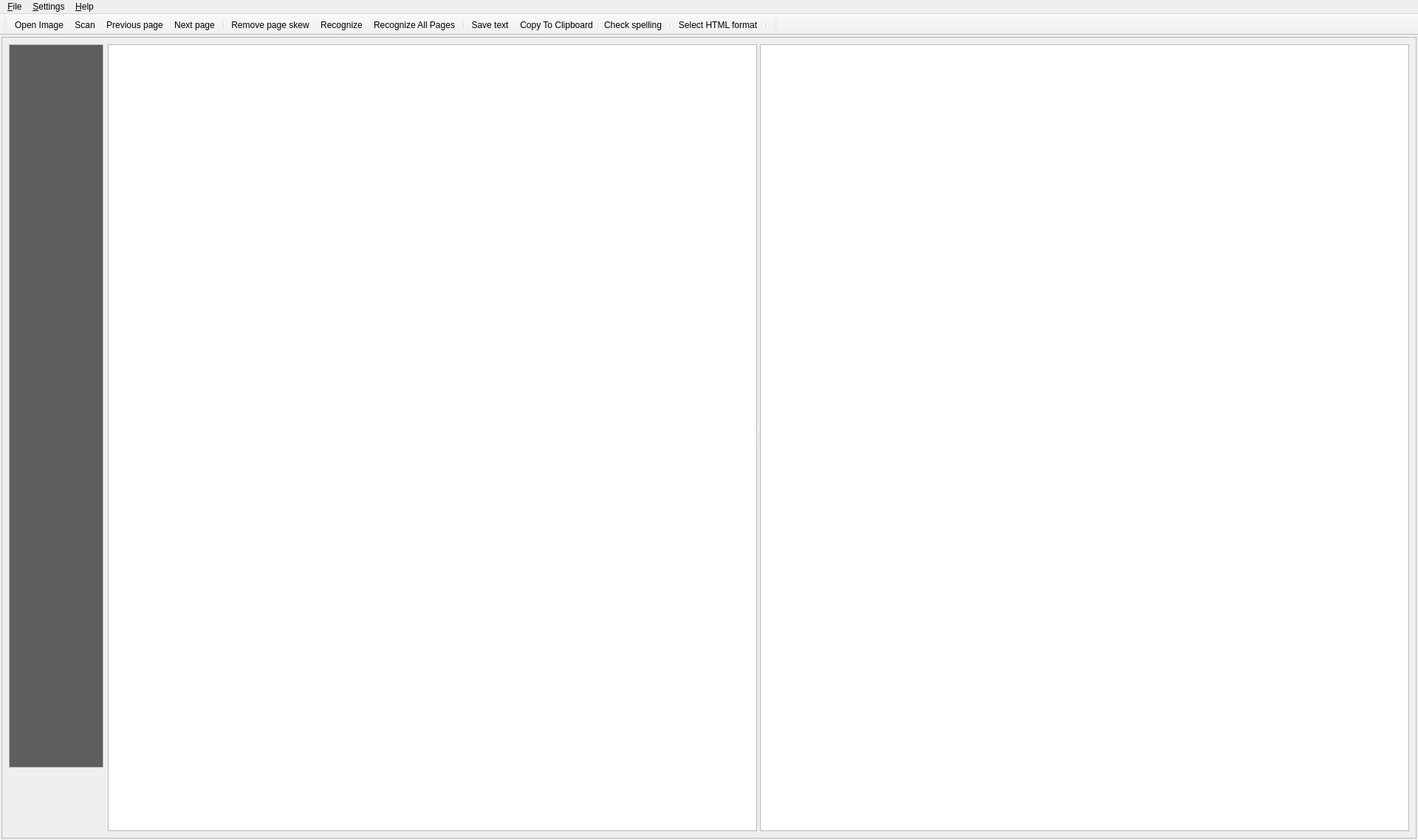
<?xml version="1.0" encoding="UTF-8"?>
<ui version="4.0">
 <class>MainWindow</class>
 <widget class="QMainWindow" name="MainWindow">
  <property name="geometry">
   <rect>
    <x>0</x>
    <y>0</y>
    <width>1920</width>
    <height>1138</height>
   </rect>
  </property>
  <property name="contextMenuPolicy">
   <enum>Qt::CustomContextMenu</enum>
  </property>
  <property name="windowTitle">
   <string>MainWindow</string>
  </property>
  <property name="windowIcon">
   <iconset resource="yagf.qrc">
    <normaloff>:/yagf.png</normaloff>:/yagf.png</iconset>
  </property>
  <property name="locale">
   <locale language="English" country="UnitedStates"/>
  </property>
  <widget class="QWidget" name="centralwidget">
   <layout class="QVBoxLayout" name="verticalLayout">
    <property name="spacing">
     <number>2</number>
    </property>
    <property name="margin">
     <number>2</number>
    </property>
    <item>
     <widget class="QFrame" name="frame">
      <property name="frameShape">
       <enum>QFrame::StyledPanel</enum>
      </property>
      <property name="frameShadow">
       <enum>QFrame::Raised</enum>
      </property>
      <layout class="QHBoxLayout" name="horizontalLayout_2">
       <item>
        <layout class="QHBoxLayout" name="horizontalLayout">
         <item>
          <layout class="QVBoxLayout" name="verticalLayout_2">
           <item>
            <widget class="SideBar" name="sideBar">
             <property name="minimumSize">
              <size>
               <width>128</width>
               <height>0</height>
              </size>
             </property>
             <property name="maximumSize">
              <size>
               <width>128</width>
               <height>16777215</height>
              </size>
             </property>
             <property name="palette">
              <palette>
               <active>
                <colorrole role="Base">
                 <brush brushstyle="SolidPattern">
                  <color alpha="255">
                   <red>94</red>
                   <green>94</green>
                   <blue>94</blue>
                  </color>
                 </brush>
                </colorrole>
               </active>
               <inactive>
                <colorrole role="Base">
                 <brush brushstyle="SolidPattern">
                  <color alpha="255">
                   <red>94</red>
                   <green>94</green>
                   <blue>94</blue>
                  </color>
                 </brush>
                </colorrole>
               </inactive>
               <disabled>
                <colorrole role="Base">
                 <brush brushstyle="SolidPattern">
                  <color alpha="255">
                   <red>255</red>
                   <green>255</green>
                   <blue>255</blue>
                  </color>
                 </brush>
                </colorrole>
               </disabled>
              </palette>
             </property>
             <property name="midLineWidth">
              <number>1</number>
             </property>
             <property name="horizontalScrollBarPolicy">
              <enum>Qt::ScrollBarAlwaysOff</enum>
             </property>
             <property name="alternatingRowColors">
              <bool>true</bool>
             </property>
             <property name="iconSize">
              <size>
               <width>100</width>
               <height>128</height>
              </size>
             </property>
             <property name="textElideMode">
              <enum>Qt::ElideNone</enum>
             </property>
             <property name="flow">
              <enum>QListView::LeftToRight</enum>
             </property>
             <property name="spacing">
              <number>4</number>
             </property>
             <property name="viewMode">
              <enum>QListView::IconMode</enum>
             </property>
            </widget>
           </item>
           <item>
            <widget class="DropLabel" name="label">
             <property name="minimumSize">
              <size>
               <width>128</width>
               <height>80</height>
              </size>
             </property>
             <property name="maximumSize">
              <size>
               <width>128</width>
               <height>80</height>
              </size>
             </property>
             <property name="palette">
              <palette>
               <active>
                <colorrole role="WindowText">
                 <brush brushstyle="SolidPattern">
                  <color alpha="255">
                   <red>76</red>
                   <green>76</green>
                   <blue>76</blue>
                  </color>
                 </brush>
                </colorrole>
                <colorrole role="Button">
                 <brush brushstyle="SolidPattern">
                  <color alpha="255">
                   <red>94</red>
                   <green>94</green>
                   <blue>94</blue>
                  </color>
                 </brush>
                </colorrole>
                <colorrole role="Dark">
                 <brush brushstyle="SolidPattern">
                  <color alpha="255">
                   <red>94</red>
                   <green>94</green>
                   <blue>94</blue>
                  </color>
                 </brush>
                </colorrole>
                <colorrole role="Text">
                 <brush brushstyle="SolidPattern">
                  <color alpha="255">
                   <red>60</red>
                   <green>60</green>
                   <blue>60</blue>
                  </color>
                 </brush>
                </colorrole>
                <colorrole role="BrightText">
                 <brush brushstyle="SolidPattern">
                  <color alpha="255">
                   <red>94</red>
                   <green>94</green>
                   <blue>94</blue>
                  </color>
                 </brush>
                </colorrole>
                <colorrole role="ButtonText">
                 <brush brushstyle="SolidPattern">
                  <color alpha="255">
                   <red>76</red>
                   <green>76</green>
                   <blue>76</blue>
                  </color>
                 </brush>
                </colorrole>
                <colorrole role="Base">
                 <brush brushstyle="SolidPattern">
                  <color alpha="255">
                   <red>94</red>
                   <green>94</green>
                   <blue>94</blue>
                  </color>
                 </brush>
                </colorrole>
                <colorrole role="Window">
                 <brush brushstyle="SolidPattern">
                  <color alpha="255">
                   <red>94</red>
                   <green>94</green>
                   <blue>94</blue>
                  </color>
                 </brush>
                </colorrole>
                <colorrole role="AlternateBase">
                 <brush brushstyle="SolidPattern">
                  <color alpha="255">
                   <red>94</red>
                   <green>94</green>
                   <blue>94</blue>
                  </color>
                 </brush>
                </colorrole>
                <colorrole role="NoRole">
                 <brush brushstyle="SolidPattern">
                  <color alpha="255">
                   <red>94</red>
                   <green>94</green>
                   <blue>94</blue>
                  </color>
                 </brush>
                </colorrole>
               </active>
               <inactive>
                <colorrole role="WindowText">
                 <brush brushstyle="SolidPattern">
                  <color alpha="255">
                   <red>76</red>
                   <green>76</green>
                   <blue>76</blue>
                  </color>
                 </brush>
                </colorrole>
                <colorrole role="Button">
                 <brush brushstyle="SolidPattern">
                  <color alpha="255">
                   <red>94</red>
                   <green>94</green>
                   <blue>94</blue>
                  </color>
                 </brush>
                </colorrole>
                <colorrole role="Dark">
                 <brush brushstyle="SolidPattern">
                  <color alpha="255">
                   <red>94</red>
                   <green>94</green>
                   <blue>94</blue>
                  </color>
                 </brush>
                </colorrole>
                <colorrole role="Text">
                 <brush brushstyle="SolidPattern">
                  <color alpha="255">
                   <red>60</red>
                   <green>60</green>
                   <blue>60</blue>
                  </color>
                 </brush>
                </colorrole>
                <colorrole role="BrightText">
                 <brush brushstyle="SolidPattern">
                  <color alpha="255">
                   <red>94</red>
                   <green>94</green>
                   <blue>94</blue>
                  </color>
                 </brush>
                </colorrole>
                <colorrole role="ButtonText">
                 <brush brushstyle="SolidPattern">
                  <color alpha="255">
                   <red>76</red>
                   <green>76</green>
                   <blue>76</blue>
                  </color>
                 </brush>
                </colorrole>
                <colorrole role="Base">
                 <brush brushstyle="SolidPattern">
                  <color alpha="255">
                   <red>94</red>
                   <green>94</green>
                   <blue>94</blue>
                  </color>
                 </brush>
                </colorrole>
                <colorrole role="Window">
                 <brush brushstyle="SolidPattern">
                  <color alpha="255">
                   <red>94</red>
                   <green>94</green>
                   <blue>94</blue>
                  </color>
                 </brush>
                </colorrole>
                <colorrole role="AlternateBase">
                 <brush brushstyle="SolidPattern">
                  <color alpha="255">
                   <red>94</red>
                   <green>94</green>
                   <blue>94</blue>
                  </color>
                 </brush>
                </colorrole>
                <colorrole role="NoRole">
                 <brush brushstyle="SolidPattern">
                  <color alpha="255">
                   <red>94</red>
                   <green>94</green>
                   <blue>94</blue>
                  </color>
                 </brush>
                </colorrole>
               </inactive>
               <disabled>
                <colorrole role="WindowText">
                 <brush brushstyle="SolidPattern">
                  <color alpha="255">
                   <red>94</red>
                   <green>94</green>
                   <blue>94</blue>
                  </color>
                 </brush>
                </colorrole>
                <colorrole role="Button">
                 <brush brushstyle="SolidPattern">
                  <color alpha="255">
                   <red>94</red>
                   <green>94</green>
                   <blue>94</blue>
                  </color>
                 </brush>
                </colorrole>
                <colorrole role="Dark">
                 <brush brushstyle="SolidPattern">
                  <color alpha="255">
                   <red>94</red>
                   <green>94</green>
                   <blue>94</blue>
                  </color>
                 </brush>
                </colorrole>
                <colorrole role="Text">
                 <brush brushstyle="SolidPattern">
                  <color alpha="255">
                   <red>94</red>
                   <green>94</green>
                   <blue>94</blue>
                  </color>
                 </brush>
                </colorrole>
                <colorrole role="BrightText">
                 <brush brushstyle="SolidPattern">
                  <color alpha="255">
                   <red>94</red>
                   <green>94</green>
                   <blue>94</blue>
                  </color>
                 </brush>
                </colorrole>
                <colorrole role="ButtonText">
                 <brush brushstyle="SolidPattern">
                  <color alpha="255">
                   <red>94</red>
                   <green>94</green>
                   <blue>94</blue>
                  </color>
                 </brush>
                </colorrole>
                <colorrole role="Base">
                 <brush brushstyle="SolidPattern">
                  <color alpha="255">
                   <red>94</red>
                   <green>94</green>
                   <blue>94</blue>
                  </color>
                 </brush>
                </colorrole>
                <colorrole role="Window">
                 <brush brushstyle="SolidPattern">
                  <color alpha="255">
                   <red>94</red>
                   <green>94</green>
                   <blue>94</blue>
                  </color>
                 </brush>
                </colorrole>
                <colorrole role="AlternateBase">
                 <brush brushstyle="SolidPattern">
                  <color alpha="255">
                   <red>94</red>
                   <green>94</green>
                   <blue>94</blue>
                  </color>
                 </brush>
                </colorrole>
                <colorrole role="NoRole">
                 <brush brushstyle="SolidPattern">
                  <color alpha="255">
                   <red>94</red>
                   <green>94</green>
                   <blue>94</blue>
                  </color>
                 </brush>
                </colorrole>
               </disabled>
              </palette>
             </property>
             <property name="text">
              <string/>
             </property>
             <property name="pixmap">
              <pixmap resource="yagf.qrc">:/images/trashcan_full.png</pixmap>
             </property>
             <property name="alignment">
              <set>Qt::AlignCenter</set>
             </property>
            </widget>
           </item>
          </layout>
         </item>
         <item>
          <widget class="QSplitter" name="splitter">
           <property name="sizePolicy">
            <sizepolicy hsizetype="Expanding" vsizetype="Preferred">
             <horstretch>1</horstretch>
             <verstretch>0</verstretch>
            </sizepolicy>
           </property>
           <property name="orientation">
            <enum>Qt::Horizontal</enum>
           </property>
           <widget class="QXtGraphicsView" name="graphicsView">
            <property name="contextMenuPolicy">
             <enum>Qt::NoContextMenu</enum>
            </property>
           </widget>
           <widget class="QTextEdit" name="textEdit">
            <property name="font">
             <font>
              <family>Times New Roman</family>
             </font>
            </property>
           </widget>
          </widget>
         </item>
        </layout>
       </item>
      </layout>
     </widget>
    </item>
   </layout>
  </widget>
  <widget class="QMenuBar" name="menubar">
   <property name="geometry">
    <rect>
     <x>0</x>
     <y>0</y>
     <width>1920</width>
     <height>25</height>
    </rect>
   </property>
   <widget class="QMenu" name="menuFile">
    <property name="title">
     <string>&amp;File</string>
    </property>
    <addaction name="actionOpen"/>
    <addaction name="actionScan"/>
    <addaction name="actionImport_from_PDF"/>
    <addaction name="separator"/>
    <addaction name="actionRecognize"/>
    <addaction name="actionRecognize_All_Pages"/>
    <addaction name="action_Save"/>
    <addaction name="separator"/>
    <addaction name="actionSave_current_image"/>
    <addaction name="separator"/>
    <addaction name="actionQuit"/>
   </widget>
   <widget class="QMenu" name="menu_Help">
    <property name="title">
     <string>&amp;Help</string>
    </property>
    <addaction name="actionOnlineHelp"/>
    <addaction name="actionAbout"/>
   </widget>
   <widget class="QMenu" name="menu_Settings">
    <property name="title">
     <string>&amp;Settings</string>
    </property>
    <addaction name="actionOCR_Settings"/>
   </widget>
   <addaction name="menuFile"/>
   <addaction name="menu_Settings"/>
   <addaction name="menu_Help"/>
  </widget>
  <widget class="QToolBar" name="toolBar">
   <property name="sizePolicy">
    <sizepolicy hsizetype="Preferred" vsizetype="Preferred">
     <horstretch>0</horstretch>
     <verstretch>0</verstretch>
    </sizepolicy>
   </property>
   <property name="minimumSize">
    <size>
     <width>0</width>
     <height>0</height>
    </size>
   </property>
   <property name="windowTitle">
    <string>toolBar</string>
   </property>
   <property name="locale">
    <locale language="English" country="UnitedStates"/>
   </property>
   <property name="iconSize">
    <size>
     <width>48</width>
     <height>48</height>
    </size>
   </property>
   <attribute name="toolBarArea">
    <enum>TopToolBarArea</enum>
   </attribute>
   <attribute name="toolBarBreak">
    <bool>false</bool>
   </attribute>
   <addaction name="actionOpen"/>
   <addaction name="actionScan"/>
   <addaction name="actionPreviousPage"/>
   <addaction name="actionNextPage"/>
   <addaction name="separator"/>
   <addaction name="actionDeskew"/>
   <addaction name="actionRecognize"/>
   <addaction name="actionRecognize_All_Pages"/>
   <addaction name="separator"/>
   <addaction name="action_Save"/>
   <addaction name="actionCopyToClipboard"/>
   <addaction name="actionCheck_spelling"/>
   <addaction name="separator"/>
   <addaction name="actionSelect_HTML_format"/>
   <addaction name="separator"/>
  </widget>
  <widget class="QToolBar" name="toolBar_2">
   <property name="windowTitle">
    <string>toolBar_2</string>
   </property>
   <attribute name="toolBarArea">
    <enum>TopToolBarArea</enum>
   </attribute>
   <attribute name="toolBarBreak">
    <bool>false</bool>
   </attribute>
  </widget>
  <action name="actionScan">
   <property name="icon">
    <iconset resource="yagf.qrc">
     <normaloff>:/images/scanner48.png</normaloff>:/images/scanner48.png</iconset>
   </property>
   <property name="text">
    <string>S&amp;can...</string>
   </property>
   <property name="statusTip">
    <string>Scanning images using XSane...</string>
   </property>
   <property name="shortcut">
    <string>Ctrl+N</string>
   </property>
  </action>
  <action name="action_Save">
   <property name="icon">
    <iconset resource="yagf.qrc">
     <normaloff>:/images/document_save_as.png</normaloff>:/images/document_save_as.png</iconset>
   </property>
   <property name="text">
    <string>&amp;Save text...</string>
   </property>
   <property name="shortcut">
    <string>Ctrl+S</string>
   </property>
  </action>
  <action name="actionOpen">
   <property name="icon">
    <iconset resource="yagf.qrc">
     <normaloff>:/images/document_open.png</normaloff>:/images/document_open.png</iconset>
   </property>
   <property name="text">
    <string>&amp;Open Image...</string>
   </property>
   <property name="toolTip">
    <string>Open Image</string>
   </property>
   <property name="shortcut">
    <string>Ctrl+O</string>
   </property>
  </action>
  <action name="actionRecognize">
   <property name="icon">
    <iconset resource="yagf.qrc">
     <normaloff>:/images/filefind.png</normaloff>:/images/filefind.png</iconset>
   </property>
   <property name="text">
    <string>&amp;Recognize</string>
   </property>
   <property name="statusTip">
    <string>Recognizing text...</string>
   </property>
   <property name="shortcut">
    <string>Ctrl+R</string>
   </property>
  </action>
  <action name="actionChoose_Language">
   <property name="text">
    <string>Choose &amp;Language</string>
   </property>
  </action>
  <action name="actionQuit">
   <property name="text">
    <string>Quit</string>
   </property>
   <property name="shortcut">
    <string>Ctrl+Q</string>
   </property>
  </action>
  <action name="actionPreviousPage">
   <property name="icon">
    <iconset resource="yagf.qrc">
     <normaloff>:/images/back.png</normaloff>:/images/back.png</iconset>
   </property>
   <property name="text">
    <string>Previous page</string>
   </property>
   <property name="toolTip">
    <string>Move to previous image</string>
   </property>
  </action>
  <action name="actionNextPage">
   <property name="icon">
    <iconset resource="yagf.qrc">
     <normaloff>:/images/forward.png</normaloff>:/images/forward.png</iconset>
   </property>
   <property name="text">
    <string>Next page</string>
   </property>
   <property name="toolTip">
    <string>Move to next image</string>
   </property>
  </action>
  <action name="actionOnine_help">
   <property name="text">
    <string>Online Help</string>
   </property>
  </action>
  <action name="actionAbout">
   <property name="text">
    <string>About...</string>
   </property>
  </action>
  <action name="actionOnlineHelp">
   <property name="text">
    <string>Online Help</string>
   </property>
  </action>
  <action name="actionCopyToClipboard">
   <property name="icon">
    <iconset resource="yagf.qrc">
     <normaloff>:/images/editcopy.png</normaloff>:/images/editcopy.png</iconset>
   </property>
   <property name="text">
    <string>Copy To Clipboard</string>
   </property>
   <property name="toolTip">
    <string>Copy recognized text to clipboard</string>
   </property>
  </action>
  <action name="actionRecognize_All_Pages">
   <property name="icon">
    <iconset resource="yagf.qrc">
     <normaloff>:/batch.png</normaloff>:/batch.png</iconset>
   </property>
   <property name="text">
    <string>Recognize &amp;All Pages</string>
   </property>
   <property name="toolTip">
    <string>Recognize All Pages</string>
   </property>
   <property name="shortcut">
    <string>Ctrl+A</string>
   </property>
  </action>
  <action name="ActionClearAllBlocks">
   <property name="icon">
    <iconset resource="yagf.qrc">
     <normaloff>:/images/trashcan1s.png</normaloff>:/images/trashcan1s.png</iconset>
   </property>
   <property name="text">
    <string>Clear all blocks</string>
   </property>
   <property name="toolTip">
    <string>Clear all blocks</string>
   </property>
  </action>
  <action name="ActionDeleteBlock">
   <property name="icon">
    <iconset resource="yagf.qrc">
     <normaloff>:/images/trashcan2-s.png</normaloff>:/images/trashcan2-s.png</iconset>
   </property>
   <property name="text">
    <string>Delete the current block</string>
   </property>
   <property name="toolTip">
    <string>Delete the current block</string>
   </property>
  </action>
  <action name="actionRecognize_block">
   <property name="icon">
    <iconset resource="yagf.qrc">
     <normaloff>:/images/recblocks.png</normaloff>:/images/recblocks.png</iconset>
   </property>
   <property name="text">
    <string>Recognize block</string>
   </property>
   <property name="toolTip">
    <string>Recognize this block</string>
   </property>
  </action>
  <action name="actionClear_numbers">
   <property name="text">
    <string>Clear numbers</string>
   </property>
   <property name="toolTip">
    <string>Crear block numbering</string>
   </property>
  </action>
  <action name="actionCheck_spelling">
   <property name="checkable">
    <bool>true</bool>
   </property>
   <property name="icon">
    <iconset resource="yagf.qrc">
     <normaloff>:/images/check_spelling.png</normaloff>:/images/check_spelling.png</iconset>
   </property>
   <property name="text">
    <string>Check spelling</string>
   </property>
  </action>
  <action name="actionSave_current_image">
   <property name="icon">
    <iconset resource="yagf.qrc">
     <normaloff>:/images/savpicas.png</normaloff>:/images/savpicas.png</iconset>
   </property>
   <property name="text">
    <string>Save current image...</string>
   </property>
   <property name="toolTip">
    <string>Save currently opened image in its real size</string>
   </property>
  </action>
  <action name="actionSave_block">
   <property name="icon">
    <iconset resource="yagf.qrc">
     <normaloff>:/images/saveblock.png</normaloff>:/images/saveblock.png</iconset>
   </property>
   <property name="text">
    <string>Save block</string>
   </property>
   <property name="toolTip">
    <string>Save the current block to the image file</string>
   </property>
  </action>
  <action name="actionDeskew">
   <property name="icon">
    <iconset resource="yagf.qrc">
     <normaloff>:/images/deskew2.png</normaloff>:/images/deskew2.png</iconset>
   </property>
   <property name="text">
    <string>Remove page skew</string>
   </property>
   <property name="toolTip">
    <string>Tries to correct the page skew (this is an experimental feature)</string>
   </property>
  </action>
  <action name="actionSelect_HTML_format">
   <property name="checkable">
    <bool>true</bool>
   </property>
   <property name="icon">
    <iconset resource="yagf.qrc">
     <normaloff>:/images/stock_new_html.png</normaloff>:/images/stock_new_html.png</iconset>
   </property>
   <property name="text">
    <string>Select HTML format</string>
   </property>
   <property name="toolTip">
    <string>Select HTML format as recognition output</string>
   </property>
  </action>
  <action name="actionTBLV">
   <property name="icon">
    <iconset resource="yagf.qrc">
     <normaloff>:/images/larger.png</normaloff>:/images/larger.png</iconset>
   </property>
   <property name="text">
    <string>Larger view</string>
   </property>
   <property name="toolTip">
    <string>Larger view</string>
   </property>
  </action>
  <action name="actionSmaller_view">
   <property name="icon">
    <iconset resource="yagf.qrc">
     <normaloff>:/images/smaller.png</normaloff>:/images/smaller.png</iconset>
   </property>
   <property name="text">
    <string>Smaller view</string>
   </property>
   <property name="toolTip">
    <string>Smaller view</string>
   </property>
  </action>
  <action name="actionRotate_90_CCW">
   <property name="icon">
    <iconset resource="yagf.qrc">
     <normaloff>:/images/rccw.png</normaloff>:/images/rccw.png</iconset>
   </property>
   <property name="text">
    <string>Rotate 90 CCW</string>
   </property>
   <property name="toolTip">
    <string>Rotate 90 CCW</string>
   </property>
  </action>
  <action name="actionRotate_180">
   <property name="icon">
    <iconset resource="yagf.qrc">
     <normaloff>:/images/revert.png</normaloff>:/images/revert.png</iconset>
   </property>
   <property name="text">
    <string>Rotate 180</string>
   </property>
   <property name="toolTip">
    <string>Rotate 180</string>
   </property>
  </action>
  <action name="actionRotate_90_CW">
   <property name="icon">
    <iconset resource="yagf.qrc">
     <normaloff>:/images/rcw.png</normaloff>:/images/rcw.png</iconset>
   </property>
   <property name="text">
    <string>Rotate 90 CW</string>
   </property>
   <property name="toolTip">
    <string>Rotate 90 CW</string>
   </property>
  </action>
  <action name="actionHideShowTolbar">
   <property name="text">
    <string>&lt;&lt;</string>
   </property>
   <property name="toolTip">
    <string>Hide/Show Toolbar</string>
   </property>
  </action>
  <action name="actionImport_from_PDF">
   <property name="icon">
    <iconset resource="yagf.qrc">
     <normaloff>:/images/application_pdf.png</normaloff>:/images/application_pdf.png</iconset>
   </property>
   <property name="text">
    <string>Import from PDF...</string>
   </property>
   <property name="toolTip">
    <string>Import pages from PDF documents</string>
   </property>
  </action>
  <action name="actionOCR_Settings">
   <property name="text">
    <string>OCR Settings</string>
   </property>
   <property name="toolTip">
    <string>Set up the OCR parameters</string>
   </property>
  </action>
 </widget>
 <customwidgets>
  <customwidget>
   <class>QXtGraphicsView</class>
   <extends>QGraphicsView</extends>
   <header location="global">src/qxtgraphicsview.h</header>
  </customwidget>
  <customwidget>
   <class>SideBar</class>
   <extends>QListWidget</extends>
   <header location="global">src/sidebar.h</header>
  </customwidget>
  <customwidget>
   <class>DropLabel</class>
   <extends>QLabel</extends>
   <header>src/droplabel.h</header>
  </customwidget>
 </customwidgets>
 <resources>
  <include location="yagf.qrc"/>
 </resources>
 <connections>
  <connection>
   <sender>actionTBLV</sender>
   <signal>triggered()</signal>
   <receiver>MainWindow</receiver>
   <slot>enlargeButtonClicked()</slot>
   <hints>
    <hint type="sourcelabel">
     <x>-1</x>
     <y>-1</y>
    </hint>
    <hint type="destinationlabel">
     <x>959</x>
     <y>568</y>
    </hint>
   </hints>
  </connection>
  <connection>
   <sender>actionSmaller_view</sender>
   <signal>triggered()</signal>
   <receiver>MainWindow</receiver>
   <slot>decreaseButtonClicked()</slot>
   <hints>
    <hint type="sourcelabel">
     <x>-1</x>
     <y>-1</y>
    </hint>
    <hint type="destinationlabel">
     <x>959</x>
     <y>568</y>
    </hint>
   </hints>
  </connection>
  <connection>
   <sender>actionRotate_90_CCW</sender>
   <signal>triggered()</signal>
   <receiver>MainWindow</receiver>
   <slot>rotateCCWButtonClicked()</slot>
   <hints>
    <hint type="sourcelabel">
     <x>-1</x>
     <y>-1</y>
    </hint>
    <hint type="destinationlabel">
     <x>959</x>
     <y>568</y>
    </hint>
   </hints>
  </connection>
  <connection>
   <sender>actionRotate_180</sender>
   <signal>triggered()</signal>
   <receiver>MainWindow</receiver>
   <slot>rotate180ButtonClicked()</slot>
   <hints>
    <hint type="sourcelabel">
     <x>-1</x>
     <y>-1</y>
    </hint>
    <hint type="destinationlabel">
     <x>959</x>
     <y>568</y>
    </hint>
   </hints>
  </connection>
  <connection>
   <sender>actionRotate_90_CW</sender>
   <signal>triggered()</signal>
   <receiver>MainWindow</receiver>
   <slot>rotateCWButtonClicked()</slot>
   <hints>
    <hint type="sourcelabel">
     <x>-1</x>
     <y>-1</y>
    </hint>
    <hint type="destinationlabel">
     <x>959</x>
     <y>568</y>
    </hint>
   </hints>
  </connection>
  <connection>
   <sender>actionHideShowTolbar</sender>
   <signal>triggered()</signal>
   <receiver>MainWindow</receiver>
   <slot>hideToolBar()</slot>
   <hints>
    <hint type="sourcelabel">
     <x>-1</x>
     <y>-1</y>
    </hint>
    <hint type="destinationlabel">
     <x>959</x>
     <y>568</y>
    </hint>
   </hints>
  </connection>
  <connection>
   <sender>actionImport_from_PDF</sender>
   <signal>triggered()</signal>
   <receiver>MainWindow</receiver>
   <slot>importPDF()</slot>
   <hints>
    <hint type="sourcelabel">
     <x>-1</x>
     <y>-1</y>
    </hint>
    <hint type="destinationlabel">
     <x>959</x>
     <y>568</y>
    </hint>
   </hints>
  </connection>
  <connection>
   <sender>actionOCR_Settings</sender>
   <signal>triggered()</signal>
   <receiver>MainWindow</receiver>
   <slot>showConfigDlg()</slot>
   <hints>
    <hint type="sourcelabel">
     <x>-1</x>
     <y>-1</y>
    </hint>
    <hint type="destinationlabel">
     <x>959</x>
     <y>568</y>
    </hint>
   </hints>
  </connection>
 </connections>
 <slots>
  <slot>rotateCWButtonClicked()</slot>
  <slot>rotateCCWButtonClicked()</slot>
  <slot>rotate180ButtonClicked()</slot>
  <slot>enlargeButtonClicked()</slot>
  <slot>decreaseButtonClicked()</slot>
  <slot>hideToolBar()</slot>
  <slot>importPDF()</slot>
  <slot>showConfigDlg()</slot>
 </slots>
</ui>
